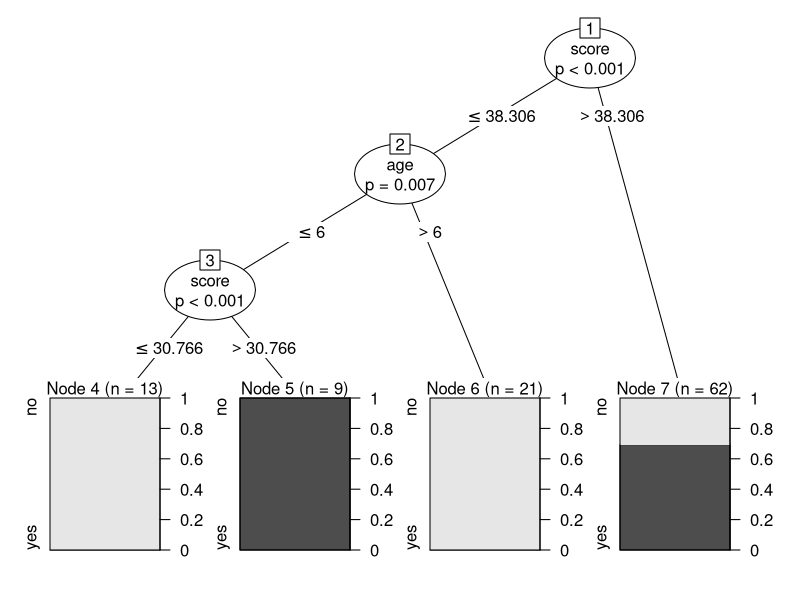

The R script that drew this image:
library(party)
data("readingSkills")
head(readingSkills)
input = readingSkills[c(1:105),]
tree = ctree(nativeSpeaker ~ age + shoeSize + score, data = input)
plot(tree)
